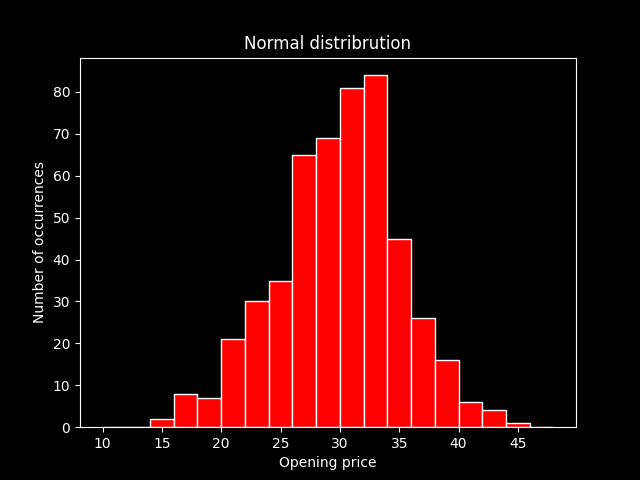

Write the Python code that produced this figure.
import matplotlib.pyplot as plt
import numpy as np

val=np.random.normal(size=(500), scale=5, loc=30)

bins=np.arange(10,50,2)
# print(bins)

# print(plt.style.available)
plt.style.use('dark_background')
plt.hist(val, bins=bins, edgecolor = 'w', color = 'r')
plt.xlabel('Opening price')
plt.ylabel('Number of occurrences')
plt.title('Normal distribrution')
# plt.xticks(bins)
# plt.grid()
plt.savefig("Q.2.png")
plt.show()